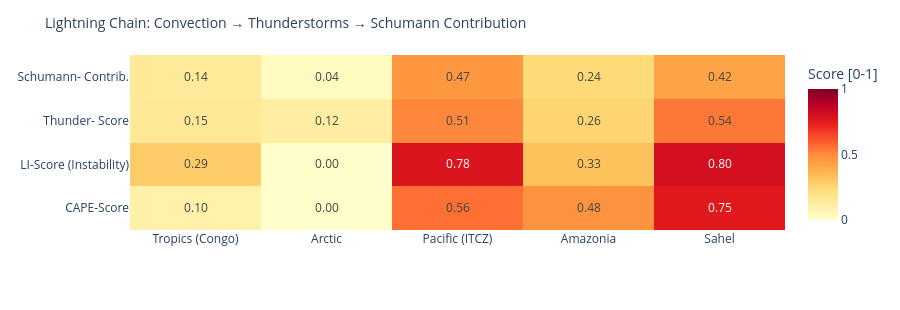

The notebook cell saved with this chart:
### Code cell
# ============================================================
# LIGHTNING CHAIN: Convection → Thunderstorms → Schumann
# Shows the causal chain per measurement point as heatmap
# ============================================================

def cape_score(v):
    """CAPE → normalized score [0,1]"""
    if v is None or pd.isna(v): return 0.0
    return min(1.0, float(v) / 3000)

def li_score(v):
    """Lifted Index: negative = unstable → score [0,1]"""
    if v is None or pd.isna(v): return 0.3
    return min(1.0, max(0.0, (-float(v) + 6) / 12))

def cloud_score(v):
    if v is None or pd.isna(v): return 0.3
    return float(v) / 100

def thunder_score(row):
    """Kombinierter Gewitterwahrscheinlichkeits-Score
    CAPE + LI + Bedeckung + WMO-Gewitter + konvektiver Niederschlag (showers)
    Hinweis: X-Ray und Kp sind kein Bestandteil – nur geomagn./solarer Kontext.
    """
    cs = cape_score(row.get('cape'))
    ls = li_score(row.get('li'))
    cl = cloud_score(row.get('cloud'))
    t  = 1.0 if row.get('thunderstorm') else 0.0
    # Convective precipitation (showers) as additional indicator
    sh = min(1.0, (row.get('showers') or 0) / 5.0)
    return round(cs * 0.30 + ls * 0.25 + cl * 0.15 + t * 0.20 + sh * 0.10, 3)

def schumann_contribution(t_score, lat):
    """Schumann contribution: higher in tropics (±30°), scaled by thunderstorm score"""
    lat_weight = max(0.3, 1.0 - abs(lat) / 60)
    return round(t_score * lat_weight, 3)

df_atm['cape_score']   = df_atm.apply(lambda r: cape_score(r['cape']), axis=1)
df_atm['li_score']     = df_atm.apply(lambda r: li_score(r['li']),    axis=1)
df_atm['thunder_score']= df_atm.apply(lambda r: thunder_score(r.to_dict()), axis=1)
df_atm['schumann_contribution'] = df_atm.apply(
    lambda r: schumann_contribution(r['thunder_score'], r['lat']), axis=1)

metrics = ['cape_score', 'li_score', 'thunder_score', 'schumann_contribution']
labels  = ['CAPE-Score', 'LI-Score\n(Instability)', 'Thunder-\nScore', 'Schumann-\nContrib.']
z_data  = [df_atm[m].tolist() for m in metrics]

fig = go.Figure(go.Heatmap(
    z=z_data,
    x=df_atm['point'].tolist(),
    y=labels,
    colorscale='YlOrRd',
    zmin=0, zmax=1,
    text=[[f'{v:.2f}' for v in row] for row in z_data],
    texttemplate='%{text}', textfont=dict(size=12),
    colorbar=dict(title='Score [0-1]')
))
fig.update_layout(
    title=dict(text='Lightning Chain: Convection → Thunderstorms → Schumann Contribution', font=dict(size=14)),
    height=310,
    plot_bgcolor='rgba(0,0,0,0)', paper_bgcolor='rgba(0,0,0,0)',
    margin=dict(l=130, r=80, t=55, b=80)
)
fig.show()

### Figure 1 — Plotly figure (JSON) as saved in the notebook; plotly's stock layout.template omitted (floating-point values rounded to 4 significant figures)
{"data": [{"colorbar": {"title": {"text": "Score [0-1]"}}, "colorscale": [[0.0, "rgb(255,255,204)"], [0.125, "rgb(255,237,160)"], [0.25, "rgb(254,217,118)"], [0.375, "rgb(254,178,76)"], [0.5, "rgb(253,141,60)"], [0.625, "rgb(252,78,42)"], [0.75, "rgb(227,26,28)"], [0.875, "rgb(189,0,38)"], [1.0, "rgb(128,0,38)"]], "text": [["0.10", "0.00", "0.56", "0.48", "0.75"], ["0.29", "0.00", "0.78", "0.33", "0.80"], ["0.15", "0.12", "0.51", "0.26", "0.54"], ["0.14", "0.04", "0.47", "0.24", "0.42"]], "textfont": {"size": 12}, "texttemplate": "%{text}", "type": "heatmap", "x": ["Tropics (Congo)", "Arctic", "Pacific (ITCZ)", "Amazonia", "Sahel"], "y": ["CAPE-Score", "LI-Score\n(Instability)", "Thunder-\nScore", "Schumann-\nContrib."], "z": [[0.1, 0.0, 0.56, 0.48, 0.7533], [0.2917, 0.0, 0.775, 0.325, 0.8], [0.152, 0.12, 0.51, 0.264, 0.543], [0.142, 0.036, 0.467, 0.242, 0.425]], "zmax": 1, "zmin": 0}], "layout": {"height": 310, "margin": {"b": 80, "l": 130, "r": 80, "t": 55}, "paper_bgcolor": "rgba(0,0,0,0)", "plot_bgcolor": "rgba(0,0,0,0)", "title": {"font": {"size": 14}, "text": "Lightning Chain: Convection → Thunderstorms → Schumann Contribution"}}}
